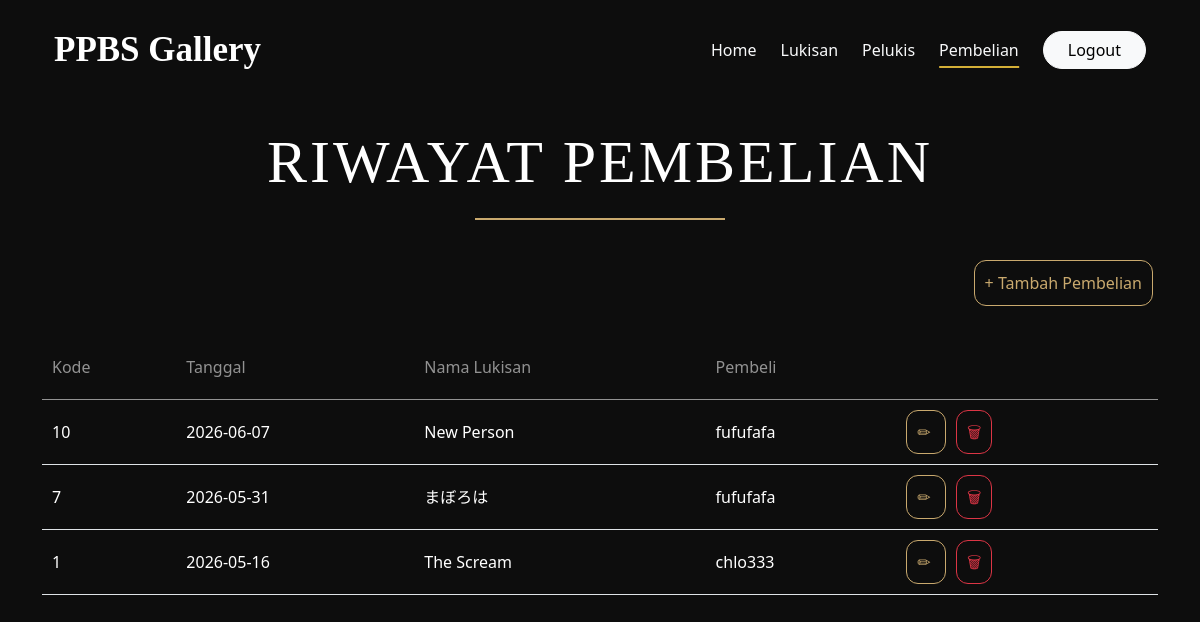
Screenshot of /pembelian.php with the database file from the repository.
### tables this page shows
CREATE TABLE `pembelian` (
  `id_pembelian` int(11) NOT NULL,
  `tgl_beli` date DEFAULT NULL,
  `id_lukisan` int(11) DEFAULT NULL,
  `metode` varchar(50) DEFAULT NULL,
  `id_user` int(11) DEFAULT NULL
);

CREATE TABLE `lukisan` (
  `id_lukisan` int(11) NOT NULL,
  `nama_lukisan` varchar(100) NOT NULL,
  `deskripsi` text DEFAULT NULL,
  `tahun_dibuat` int(11) DEFAULT NULL,
  `harga` decimal(15,2) DEFAULT NULL,
  `id_pelukis` int(11) DEFAULT NULL,
  `gambar` varchar(255) NOT NULL,
  `status` enum('tersedia','terjual') NOT NULL DEFAULT 'tersedia'
);

CREATE TABLE `user` (
  `id_user` int(11) NOT NULL,
  `username` varchar(100) DEFAULT NULL,
  `email` varchar(100) DEFAULT NULL,
  `nama` varchar(30) DEFAULT NULL,
  `password` varchar(255) DEFAULT NULL,
  `role` enum('admin','member') DEFAULT NULL
);

### pembelian.php (the view, shortened to what this page needs)
<?php include 'koneksi.php';
?>
<!DOCTYPE html>
<html lang="en">
<head>
    <link href="https://cdn.jsdelivr.net/npm/bootstrap@5.0.2/dist/css/bootstrap.min.css" rel="stylesheet">
    <link rel="stylesheet" href="styles.css?v=1">
</head>
<body style="background:#0d0d0d;color:white;">
    <div class="container">
        <nav class="navbar navbar-expand-lg py-4">
                <div class="container-fluid">
                    <span style="font-family:'Times New Roman',serif; font-size:35px; font-weight:bold; color:white;">
                        PPBS Gallery
                    </span>
                    <div class="ms-auto d-flex align-items-center gap-4">
                        <a class="text-decoration-none text-light" href="home.php">
                            Home
                        </a>
                            <a class="text-decoration-none text-light" href="lukisan.php">Lukisan</a>
                            <a class="text-decoration-none text-light" href="pelukis.php">Pelukis</a>
                            <a class="text-decoration-none text-light active-link" href="pembelian.php">Pembelian</a>
                        <a class="btn btn-light rounded-pill px-4"
                            href="logout.php"
                            onclick="return confirm('Yakin mau logout?')">
                            Logout
                        </a>
                    </div>
                </div>
            </nav>
    <div class="hero fade-up">
        <h1>RIWAYAT PEMBELIAN</h1>
        <div class="gold-line"></div>
    </div>
        <div class="text-end mb-4 fade-up">
            <button id="openModal" class="btn-dark-custom">
                + Tambah Pembelian
            </button>
        </div>
            <table class="table table-hover align-middle fade-up">
                <thead>
                    <tr>
                        <th scope="col">Kode</th>
                        <th scope="col">Tanggal</th>
                        <th scope="col">Nama Lukisan</th>
                        <th scope="col">Pembeli</th>
                        <th scope="col">    </th>
                    </tr>
                </thead>
                <tbody>
                    <?php
                    $sql2 = "SELECT pembelian.*, lukisan.nama_lukisan, user.username FROM pembelian
                             JOIN lukisan ON pembelian.id_lukisan = lukisan.id_lukisan
                             JOIN user ON pembelian.id_user = user.id_user
                             ORDER BY id_pembelian DESC";
                    $q2 = mysqli_query($koneksi, $sql2);
                    while($r2 = mysqli_fetch_array($q2)) {
                        ?>
                        <tr>
                            <td scope="row"> <?php echo $r2['id_pembelian'] ?> </td>
                            <td scope="row"> <?php echo $r2['tgl_beli'] ?> </td>
                            <td scope="row"> <?php echo $r2['nama_lukisan'] ?> </td>
                            <td scope="row"> <?php echo $r2['username'] ?> </td>
                            <td scope="row">
                                <a class="btn-dark-custom" href="pembelian.php?op=edit&id_pembelian=<?php echo $r2['id_pembelian']; ?>">
                                    ✏
                                </a>
                                <a class="btn-dark-custom btn-delete" href="pembelian.php?op=delete&id_pembelian=<?php echo $r2['id_pembelian']; ?>"
                                onclick="return confirm('Hapus data ini?')">
                                    🗑
                                </a>
                            </td>
                        </tr>
                        <?php
                    }
                    ?>
                </tbody>
            </table>
        <br><br>
    </div>
</body>
</html>

### styles.css (style rules this page uses)
.fade-up { opacity:0; transform:translateY(50px); transition: opacity .8s ease, transform .8s ease; }
.fade-up.show { opacity:1; transform:translateY(0); }
.active-link { position: relative; font-weight: 500; }
.active-link::after { content: ""; position: absolute; left: 0; bottom: -6px; width: 100%; height: 2px; background: white; }
.text-light { position: relative; }
.text-light::after { content:''; position:absolute; left:50%; bottom:-6px; width:0; height:2px; background:#d4af37; transition:all .3s ease; transform:translateX(-50%); }
.text-light:hover::after, .active-link::after { width:100%; }
.btn-dark-custom { flex:1; background:transparent; border:1px solid rgba(255,255,255,.15); border-color:#c9a96e; color:#c9a96e; border-radius:12px; padding:10px; text-decoration:none; text-align:center; margin: 5px; }
.btn-delete { border-color:#dc3545; color:#dc3545; }
.btn-gold, .btn-delete { flex:1; text-align:center; }
body { background:#050505; color:white; font-family: "Segoe UI", sans-serif; }
.hero { text-align:center; padding:25px 0 15px; }
.hero h1 { font-family:"Times New Roman", serif; font-size:60px; letter-spacing:3px; color:#ffffff; }
.gold-line { width:250px; height:2px; background:#c9a96e; margin:20px auto; }
.table { color:white; }
.table td, .table th { padding: 20px 10px; }
.table thead th { color: #929292; border-bottom: 1px solid rgba(255,255,255,0.15); font-weight: 500; }
.table-hover tbody tr { transition: all .25s ease; }

### rows the page displays
pembelian: id_pembelian "10", tgl_beli "2026-06-07", id_lukisan.nama_lukisan "New Person", id_user.username "fufufafa"
pembelian: id_pembelian "7", tgl_beli "2026-05-31", id_lukisan.nama_lukisan "まぼろは", id_user.username "fufufafa"
pembelian: id_pembelian "1", tgl_beli "2026-05-16", id_lukisan.nama_lukisan "The Scream", id_user.username "chlo333"
